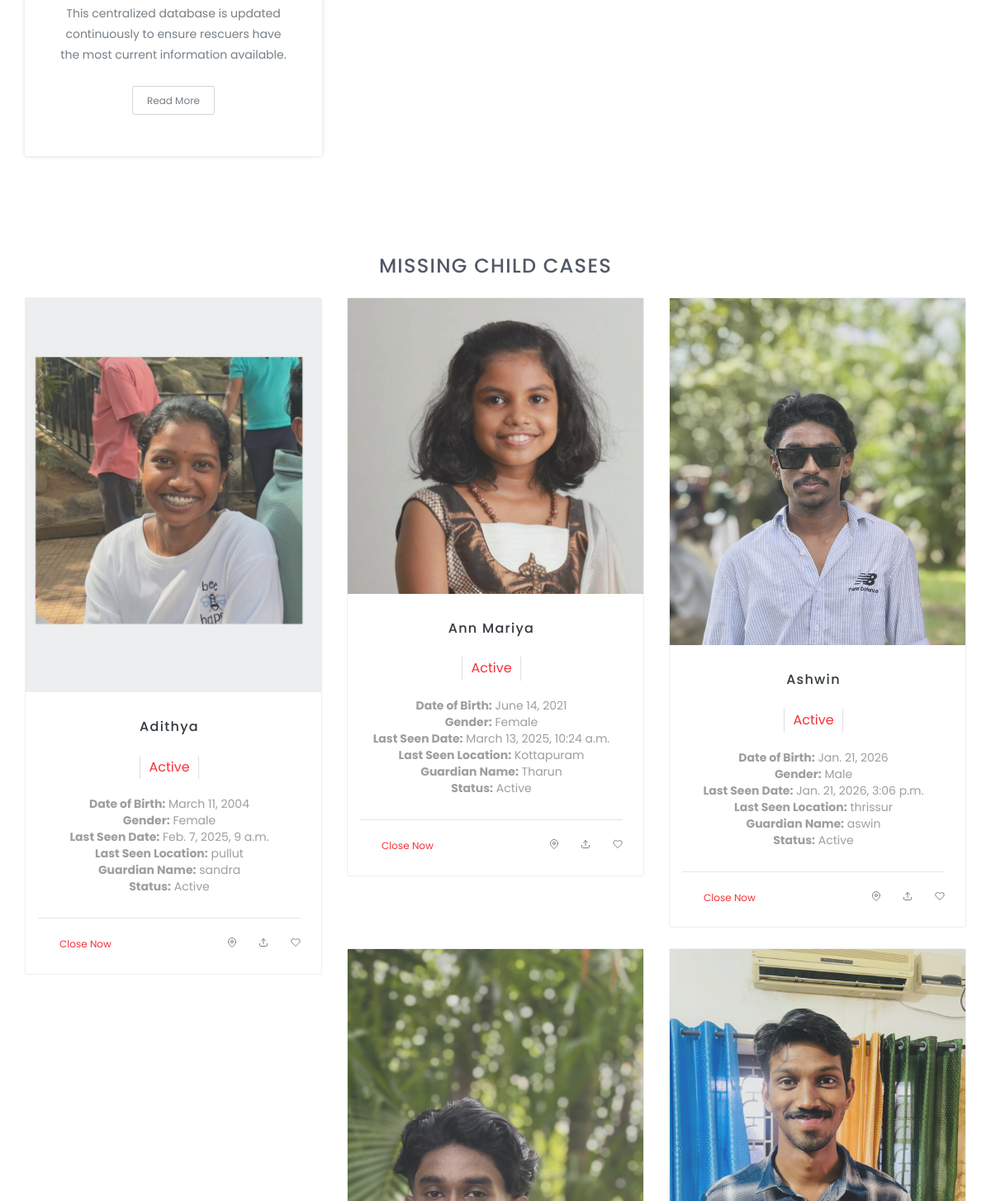
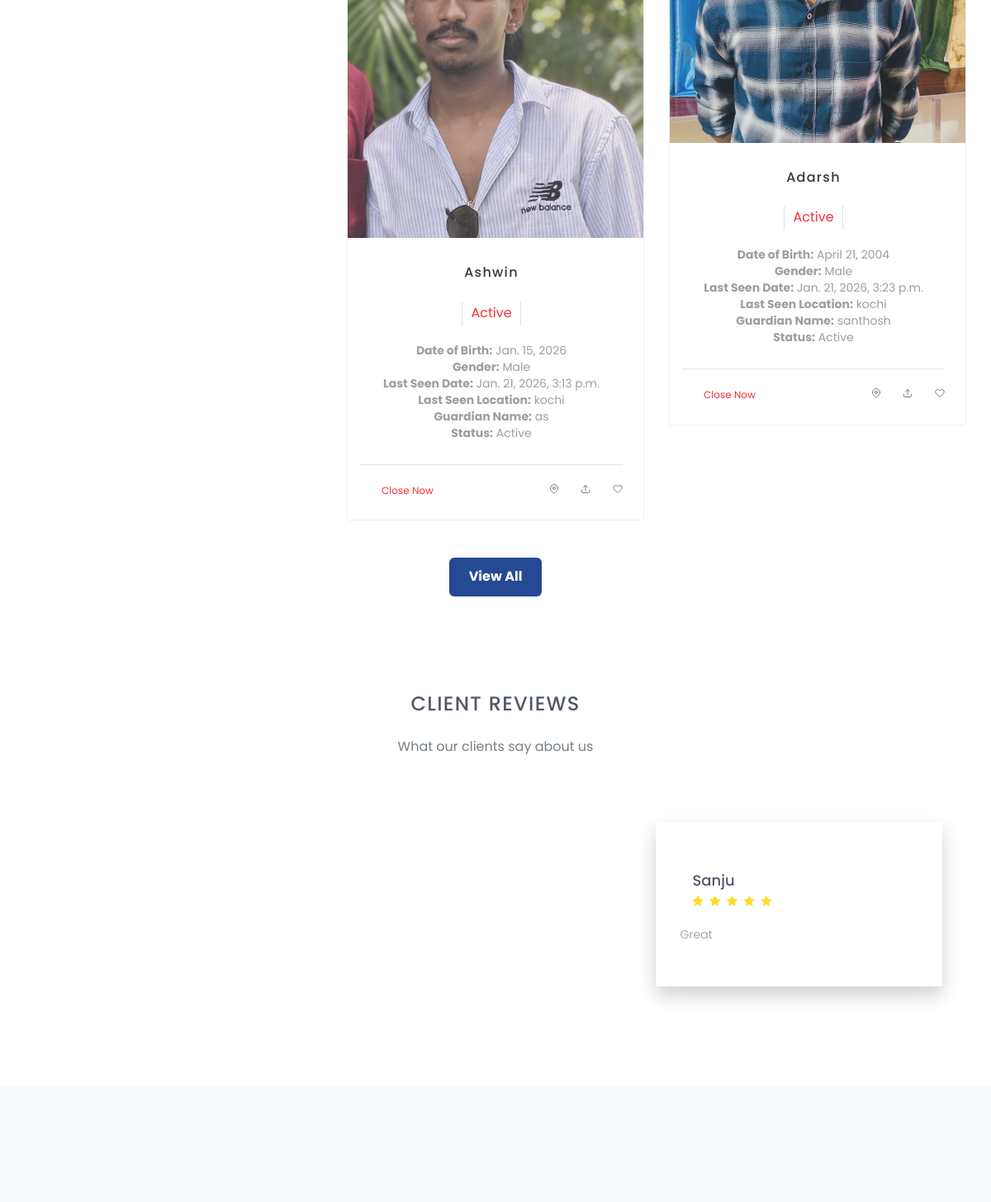
Page /home1/ (middle part) on the earlier database version (2 pictures, top to bottom).
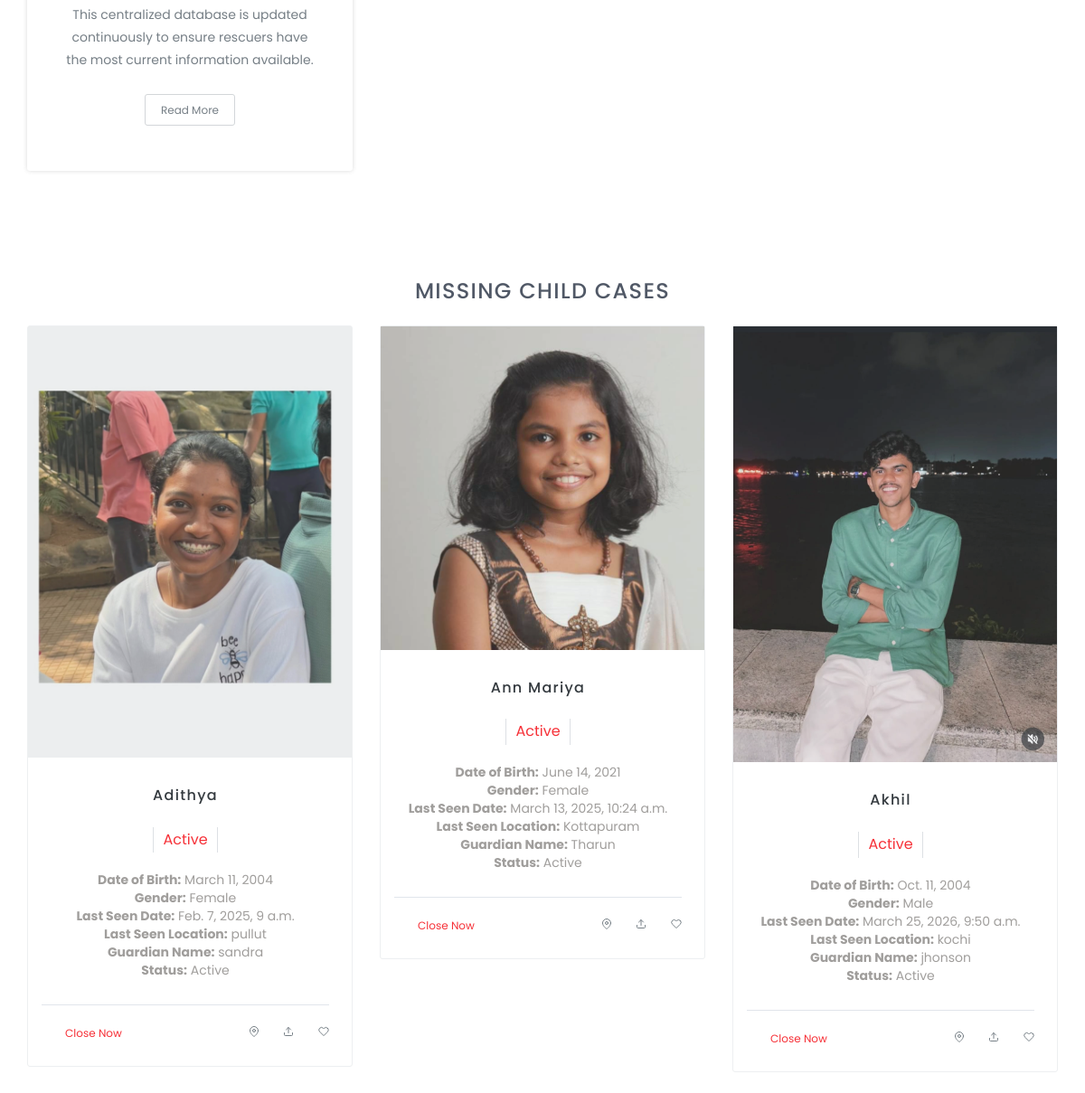
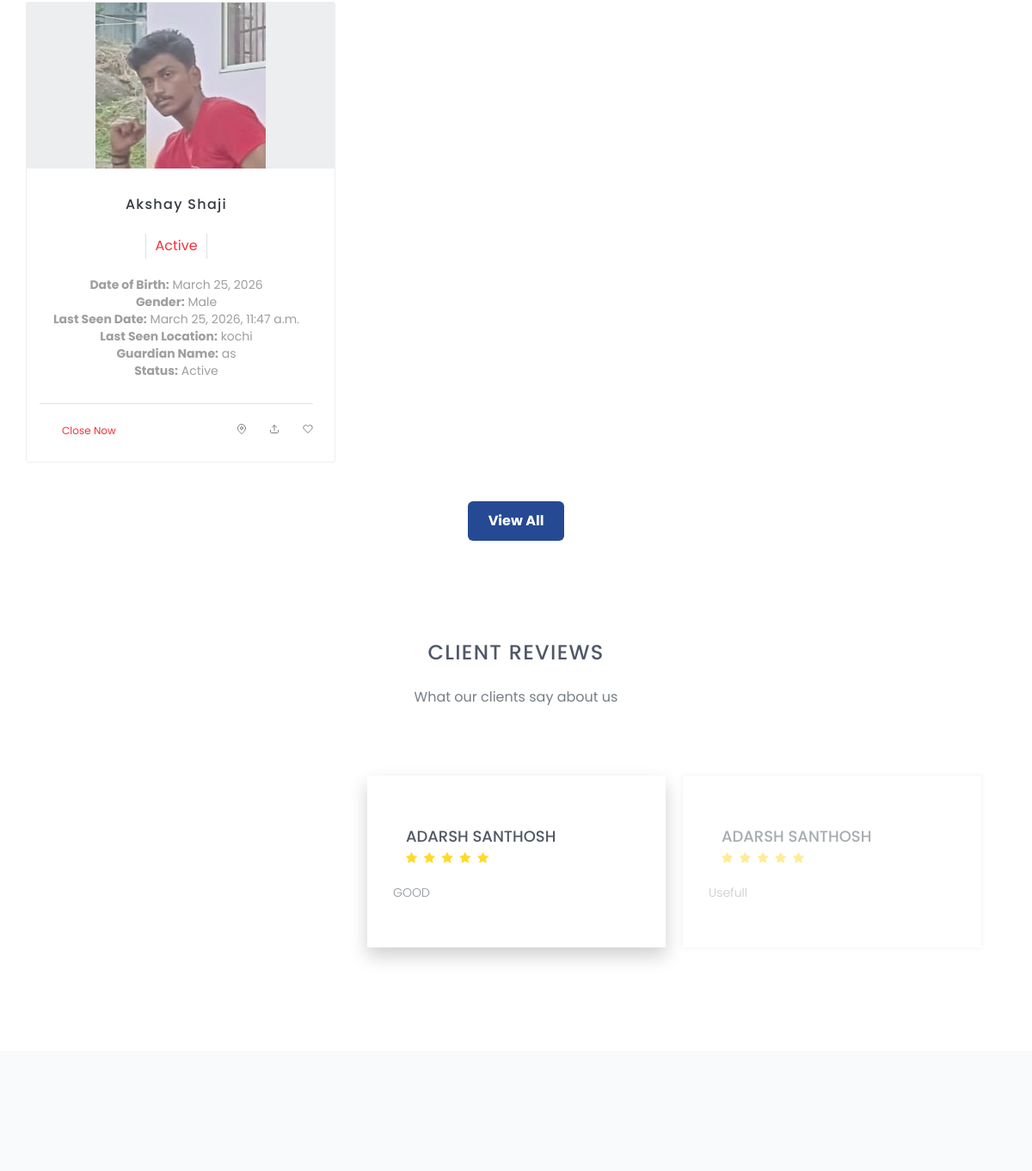
Same page on the later database version (2 pictures, top to bottom).
### childmissingwebapp/models.py (models this page shows, shortened)
class NewCase(models.Model):
    GENDER_CHOICES = [
        ('male', 'Male'),
        ('female', 'Female'),
        ('other', 'Other'),
    ]
    STATUS_CHOICES = [
        ('active', 'Active'),
        ('closed', 'Closed'),
    ]
    childname = models.CharField(max_length=25)
    dob = models.DateField()  # Added parentheses
    gender = models.CharField(
        max_length=6,
        choices=GENDER_CHOICES,
        default='other',
    )
    height = models.PositiveIntegerField()  # in cm
    weight = models.PositiveIntegerField()  # in kg
    eye_color = models.CharField(max_length=50)
    hair_color = models.CharField(max_length=50)
    photo = models.ImageField(upload_to='missing_children_photos/', blank=True, null=True)
    last_seen_date = models.DateTimeField()
    last_seen_location = models.CharField(max_length=255)
    guardian_name = models.CharField(max_length=255)
    guardian_phone = models.CharField(max_length=15)
    guardian_email = models.EmailField()
    suspect_name = models.CharField(max_length=255, blank=True, null=True)
    suspect_description = models.TextField(blank=True, null=True)
    vehicle_info = models.CharField(max_length=255, blank=True, null=True)
    authorities_contacted = models.BooleanField(default=False)
    search_efforts = models.TextField(blank=True, null=True)
    status = models.CharField(
        max_length=7,  # 'active' or 'closed'
        choices=STATUS_CHOICES,
        default='active',  # Default is active
    )

class Feedback(models.Model):
    user = models.ForeignKey(register,on_delete=models.CASCADE)
    rating = models.IntegerField()
    comments = models.TextField()

class register(models.Model):
    name=models.CharField(max_length=20)
    email=models.EmailField(unique=True)
    password=models.CharField(max_length=20)
    phone=models.IntegerField()

### childmissingwebapp/views.py (the view)
# urls.py: path('home1/',views.home1,name='home1'),
def home1(request):
    new_cases = NewCase.objects.all()  # Existing data
    feedbacks = Feedback.objects.all()  # Fetch all feedback entries
    return render(request, 'home1.html', {
        'new_cases': new_cases,
        'feedbacks': feedbacks
    })

### childmissingwebapp/templates/home1.html (shortened to what the changed rows need)
{% load static %}
<!doctype html>
<html class="no-js" lang="en">
    <head>
        <link rel="stylesheet" href="{% static 'assets/css/font-awesome.min.css'%}">
		<link rel="stylesheet" href="{% static 'assets/css/linearicons.css' %}">
        <link rel="stylesheet" href="{% static 'assets/css/animate.css'%}">
        <link rel="stylesheet" href="{% static 'assets/css/flaticon.css'%}">
        <link rel="stylesheet" href="{% static 'assets/css/slick.css'%}">
		<link rel="stylesheet" href="{% static 'assets/css/slick-theme.css'%}">
        <link rel="stylesheet" href="{% static 'assets/css/bootstrap.min.css'%}">
		<link rel="stylesheet" href="{% static 'assets/css/bootsnav.css'%}" >
        <link rel="stylesheet" href="{% static 'assets/css/style.css'%}">
        <link rel="stylesheet" href="{% static 'assets/css/responsive.css'%}">
    </head>
	<body>
		<section id="child-list">
            <div class="container">
                <div class="section-header">
					<h2>Missing Child Cases</h2>
                    <div class="col-12">
                        <div class="row">
                            {% for case in new_cases %}
                            <div class="col-md-4 col-sm-6">
                                <div class="single-explore-item">
                                    <div class="single-explore-img">
                                        {% if case.photo %}
                                        <img src="{{ case.photo.url }}" alt="Photo of {{ case.childname }}" class="single-explore-image">
                                        {% else %}
                                        <img src="{% static 'assets/images/default-photo.jpg' %}" alt="No Photo Available" class="single-explore-image">
                                        {% endif %}
                                    </div>
                                    <div class="single-explore-txt bg-theme-3">
                                        <h2><a href="#">{{ case.childname }}</a></h2>
                                        <p class="explore-rating-price">
                                            <span class="explore-price-box">
                                                <span class="explore-price">Active</span>
                                            </span>
                                        </p>
                                        <div class="explore-person">
                                            <div class="row">
                                                <div class="col-sm-12">
                                                    <ul>
                                                        <li><strong>Date of Birth:</strong> {{ case.dob }}</li>
                                                        <li><strong>Gender:</strong> {{ case.get_gender_display }}</li>
                                                        <li><strong>Last Seen Date:</strong> {{ case.last_seen_date }}</li>
                                                        <li><strong>Last Seen Location:</strong> {{ case.last_seen_location }}</li>
                                                        <li><strong>Guardian Name:</strong> {{ case.guardian_name }}</li>
                                                        <li><strong>Status:</strong> {{ case.get_status_display }}</li>
                                                    </ul>
                                                </div>
                                            </div>
                                        </div>
                                        <div class="explore-open-close-part">
                                            <div class="row">
                                                <div class="col-sm-5">
                                                    <button class="close-btn" onclick="window.location.href='#'">close now</button>
                                                </div>
                                                <div class="col-sm-7">
                                                    <div class="explore-map-icon">
                                                        <a href="#"><i data-feather="map-pin"></i></a>
                                                        <a href="#"><i data-feather="upload"></i></a>
                                                        <a href="#"><i data-feather="heart"></i></a>
                                                    </div>
                                                </div>
                                            </div>
                                        </div>
                                    </div>
                                </div>
                            </div>
                            {% empty %}
                            <p>No missing children cases found.</p>
                            {% endfor %}
                        </div>
                    </div>
                </div>
            </div>
        </section>
		<section id="reviews" class="reviews">
			<div class="section-header">
				<h2>Client Reviews</h2>
			</div>
			<div class="reviews-content">
				<div class="testimonial-carousel">
					{% for feedback in feedbacks %}
					<div class="single-testimonial-box">
						<div class="testimonial-description">
							<div class="testimonial-info">
								<div class="testimonial-person">
									<h2>{{ feedback.user.name }}</h2>
									<div class="testimonial-person-star">
										{% for i in "12345"|make_list %}
											{% if forloop.counter <= feedback.rating %}
												<i class="fa fa-star"></i>
											{% else %}
												<i class="fa fa-star-o"></i>
											{% endif %}
										{% endfor %}
									</div>
								</div>
							</div>
							<div class="testimonial-comment">
								<p>{{ feedback.comments }}</p>
							</div>
						</div>
					</div>
					{% empty %}
					<p>No reviews yet.</p>
					{% endfor %}
				</div>
			</div>
		</section>
    </body>
</html>

Differences in the rows shown:
removed NewCase: photo (picture), childname "Ashwin", dob "Jan. 21, 2026", gender "Male", last_seen_date "Jan. 21, 2026, 3:06 p.m.", last_seen_location "thrissur", guardian_name "aswin", status "Active"
removed NewCase: photo (picture), childname "Ashwin", dob "Jan. 15, 2026", gender "Male", last_seen_date "Jan. 21, 2026, 3:13 p.m.", last_seen_location "kochi", guardian_name "as", status "Active"
removed NewCase: photo (picture), childname "Adarsh", dob "April 21, 2004", gender "Male", last_seen_date "Jan. 21, 2026, 3:23 p.m.", last_seen_location "kochi", guardian_name "santhosh", status "Active"
removed Feedback: user.name "Sanju", rating 5 (drawn), comments "Great"
added NewCase: photo (picture), childname "Akhil", dob "Oct. 11, 2004", gender "Male", last_seen_date "March 25, 2026, 9:50 a.m.", last_seen_location "kochi", guardian_name "jhonson", status "Active"
added NewCase: photo (picture), childname "Akshay Shaji", dob "March 25, 2026", gender "Male", last_seen_date "March 25, 2026, 11:47 a.m.", last_seen_location "kochi", guardian_name "as", status "Active"
added Feedback: user.name "ADARSH SANTHOSH", rating 5 (drawn), comments "GOOD"
added Feedback: user.name "ADARSH SANTHOSH", rating 5 (drawn), comments "Usefull"
